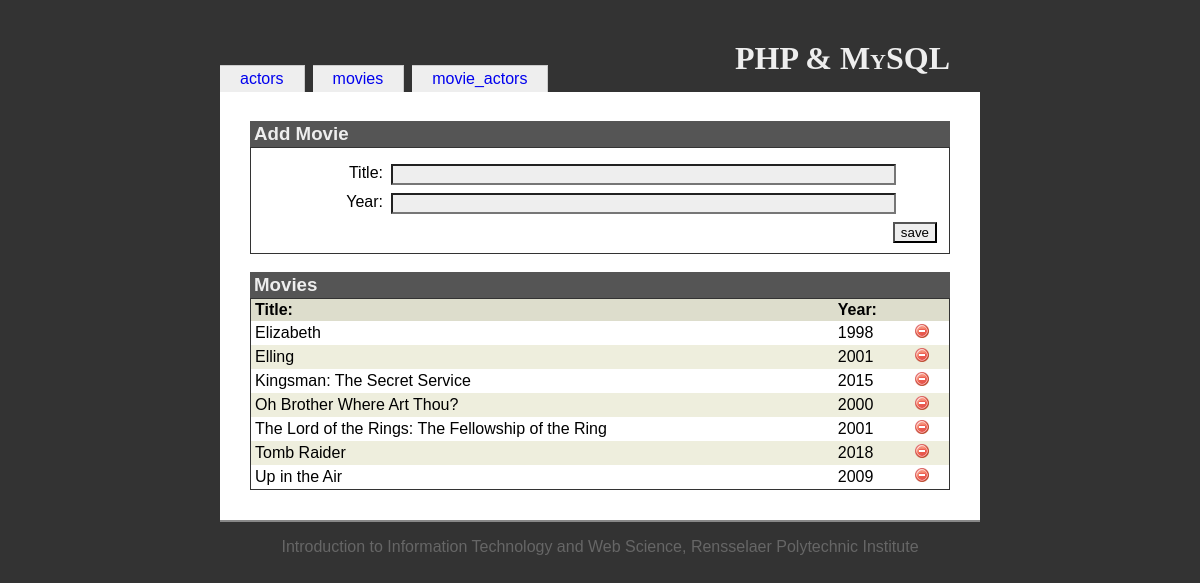
The app's page /movies.php with its own data.
### tables this page shows
CREATE TABLE `movies` (
  `movieid` int(10) UNSIGNED NOT NULL,
  `title` varchar(100) NOT NULL,
  `year` char(4) DEFAULT NULL
);

### movies.php (the view, shortened to what this page needs)
<?php
  include('includes/init.inc.php');
  include('includes/functions.inc.php');
?>
<?php include('includes/head.inc2.php'); ?>
<h1>PHP &amp; MySQL</h1>
<?php include('includes/menubody.inc.php'); ?>
<?php
  $dbOk = false;
  @ $db = new mysqli('localhost', 'root', '', 'iit');
  if ($db->connect_error) {
    echo '<div class="messages">Could not connect to the database. Error: ';
    echo $db->connect_errno . ' - ' . $db->connect_error . '</div>';
  } else {
    $dbOk = true;
  }
  $havePost = isset($_POST["save"]);
  $errors = '';
?>
<h3>Add Movie</h3>
<form id="addForm" name="addForm" action="movies.php" method="post" onsubmit="return validate(this);">
  <fieldset>
    <div class="formData">
      <label class="field" for="title">Title:</label>
      <div class="value"><input type="text" size="60" value="<?php if($havePost && $errors != '') { echo $title; } ?>" name="title" id="title"/></div>
      <label class="field" for="year">Year:</label>
      <div class="value"><input type="text" size="60" value="<?php if($havePost && $errors != '') { echo $year; } ?>" name="year" id="year"/></div>
      <input type="submit" value="save" id="save" name="save"/>
    </div>
  </fieldset>
</form>
<h3>Movies</h3>
<table id="movieTable">
<?php
  if ($dbOk) {
    $query = 'select * from movies order by title';
    $result = $db->query($query);
    $numRecords = $result->num_rows;
    echo '<tr><th>Title:</th><th>Year:</th><th></th></tr>';
    for ($i=0; $i < $numRecords; $i++) {
      $record = $result->fetch_assoc();
      if ($i % 2 == 0) {
        echo "\n".'<tr id="movie-' . $record['movieid'] . '"><td>';
      } else {
        echo "\n".'<tr class="odd" id="movie-' . $record['movieid'] . '"><td>';
      }
      echo htmlspecialchars($record['title']);
      echo '</td><td>';
      echo htmlspecialchars($record['year']);
      echo '</td><td>';
      echo '<img src="resources/delete.png" class="deleteMovie" width="16" height="16" alt="delete movie"/>';
      echo '</td></tr>';
    }
  }
?>
</table>
<?php include('includes/foot.inc.php');
?>

### includes/init.inc.php
<!DOCTYPE html>
<html>
  <head>

### includes/head.inc2.php (shortened to what this page needs)
  <link href="resources/iit2.css" rel="stylesheet" type="text/css"/>
</head>
<body>
  <div id="header">

### includes/menubody.inc.php (shortened to what this page needs)
<?php echo buildMenu(); ?>
</div>
<div id="bodyBlock">

### includes/functions.inc.php
<?php
function buildMenu() {
	$menu = array(
		'index' => 'actors',
		'movies' => 'movies',
		'movie_actors' => 'movie_actors'
	);
	$menuOutput = '<ul id="menu">';
	foreach ($menu as $key => $value) {
		if($_SERVER['PHP_SELF'] == "$key.php") {
			$selected = ' class="selected"';
		} else {
			$selected = '';
		}
		$menuOutput .= '<li' . $selected . '><a href="' . $key . '.php" title="' . $value . '">' . $value . '</a></li>';
	}
	$menuOutput .= '</ul>';
  return $menuOutput;
}
?>

### includes/foot.inc.php
    </div>
    <div id="footer">
      Introduction to Information Technology and Web Science, Rensselaer Polytechnic Institute
    </div>
  </body>
</html>

### resources/iit2.css (style rules this page uses)
body { font-family: Georgia, Arial, Helvetica, sans-serif; color: black; background-color: #333; margin: 0; padding: 0; }
#header { position: relative; width: 760px; margin: 0 auto; color: #eee; background-color: #333; padding: 0; }
h1 { position: relative; top: 20px; text-align: right; margin: 20px 30px 0 0; font-family: Palatino, Times New Roman, Times, serif; font-variant: small-caps; }
#menu { width: 100%; margin: 0.5em 0 0 0; padding: 0; }
#menu li { display: inline-block; list-style: none; padding: 0; margin: 0 0.5em 0 0; color: #333; background-color: #eee; border-top: 1px solid #ccc; border-right: 1px solid #ccc; }
#menu a { display: block; padding: 4px 20px; text-decoration: none; }
#bodyBlock { width: 700px; margin: 0 auto; padding: 10px 30px 30px 30px; color: black; background-color: white; border-bottom: 2px solid #888; }
fieldset { clear: both; margin: 0; padding-top: 1em; border: 1px solid #333; }
.field { width: 120px; margin: 0 0.5em 0.5em 0; float: left; clear: left; text-align: right; }
.value { margin: 0 0 0.5em 0; }
input { background-color: #eee; color: black; }
#save { float: right; }
h3 { margin: 1em 0 0 0; background-color: #555; color: #eee; padding: 2px 4px; }
table { margin: 0; }
th { text-align: left; padding-right: 1em; }
td { padding-right: 1em; }
#movieTable { width: 100%; border-spacing: 0; border: 1px solid #333; }
#movieTable th { background-color: #ddc; padding: 2px 4px; }
#movieTable td { padding: 2px 4px; }
#movieTable tr.odd td { background-color: #eed; color: black; }
.deleteMovie { cursor: pointer; }
#footer { text-align: center; margin: 1em 0 0 0; color: #666; background-color: transparent; }

### records on screen
movies: title "Elizabeth", year "1998"
movies: title "Elling", year "2001"
movies: title "Kingsman: The Secret Service", year "2015"
movies: title "Oh Brother Where Art Thou?", year "2000"
movies: title "The Lord of the Rings: The Fellowship of the Ring", year "2001"
movies: title "Tomb Raider", year "2018"
movies: title "Up in the Air", year "2009"

### other values on screen
$value "actors"
$value "movies"
$value "movie_actors"
